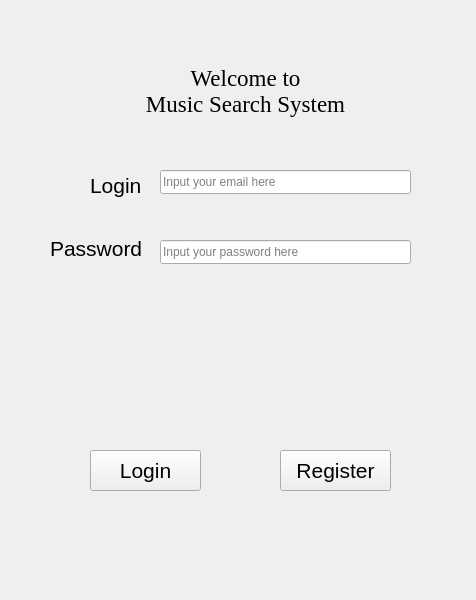
<?xml version="1.0" encoding="UTF-8"?>
<ui version="4.0">
 <class>login</class>
 <widget class="QWidget" name="login">
  <property name="geometry">
   <rect>
    <x>0</x>
    <y>0</y>
    <width>476</width>
    <height>600</height>
   </rect>
  </property>
  <property name="minimumSize">
   <size>
    <width>476</width>
    <height>600</height>
   </size>
  </property>
  <property name="maximumSize">
   <size>
    <width>476</width>
    <height>600</height>
   </size>
  </property>
  <property name="windowTitle">
   <string>Form</string>
  </property>
  <widget class="QLineEdit" name="Login">
   <property name="geometry">
    <rect>
     <x>160</x>
     <y>170</y>
     <width>251</width>
     <height>24</height>
    </rect>
   </property>
   <property name="inputMask">
    <string/>
   </property>
   <property name="placeholderText">
    <string>Input your email here</string>
   </property>
  </widget>
  <widget class="QLabel" name="label">
   <property name="geometry">
    <rect>
     <x>100</x>
     <y>60</y>
     <width>291</width>
     <height>61</height>
    </rect>
   </property>
   <property name="font">
    <font>
     <family>Liberation Serif</family>
     <pointsize>17</pointsize>
     <kerning>true</kerning>
    </font>
   </property>
   <property name="text">
    <string>Welcome to 
Music Search System</string>
   </property>
   <property name="alignment">
    <set>Qt::AlignCenter</set>
   </property>
  </widget>
  <widget class="QPushButton" name="Register">
   <property name="geometry">
    <rect>
     <x>280</x>
     <y>450</y>
     <width>111</width>
     <height>41</height>
    </rect>
   </property>
   <property name="font">
    <font>
     <pointsize>16</pointsize>
    </font>
   </property>
   <property name="text">
    <string>Register</string>
   </property>
  </widget>
  <widget class="QLineEdit" name="Pass">
   <property name="geometry">
    <rect>
     <x>160</x>
     <y>240</y>
     <width>251</width>
     <height>24</height>
    </rect>
   </property>
   <property name="echoMode">
    <enum>QLineEdit::Password</enum>
   </property>
   <property name="placeholderText">
    <string>Input your password here</string>
   </property>
  </widget>
  <widget class="QLabel" name="Password_label">
   <property name="geometry">
    <rect>
     <x>50</x>
     <y>240</y>
     <width>111</width>
     <height>16</height>
    </rect>
   </property>
   <property name="font">
    <font>
     <pointsize>16</pointsize>
    </font>
   </property>
   <property name="text">
    <string>Password</string>
   </property>
  </widget>
  <widget class="QLabel" name="Login_label">
   <property name="geometry">
    <rect>
     <x>90</x>
     <y>170</y>
     <width>61</width>
     <height>31</height>
    </rect>
   </property>
   <property name="font">
    <font>
     <pointsize>16</pointsize>
    </font>
   </property>
   <property name="text">
    <string>Login</string>
   </property>
  </widget>
  <widget class="QPushButton" name="Login_Button">
   <property name="geometry">
    <rect>
     <x>90</x>
     <y>450</y>
     <width>111</width>
     <height>41</height>
    </rect>
   </property>
   <property name="font">
    <font>
     <pointsize>16</pointsize>
    </font>
   </property>
   <property name="text">
    <string>Login</string>
   </property>
  </widget>
 </widget>
 <resources/>
 <connections/>
</ui>
